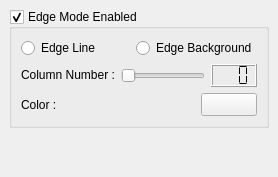
     <widget class="QWidget" name="pEdgeMode" >
      <layout class="QVBoxLayout" >
       <property name="margin" >
        <number>9</number>
       </property>
       <property name="spacing" >
        <number>6</number>
       </property>
       <item>
        <widget class="QGroupBox" name="gbEdgeModeEnabled" >
         <property name="title" >
          <string>Edge Mode Enabled</string>
         </property>
         <property name="checkable" >
          <bool>true</bool>
         </property>
         <layout class="QGridLayout" >
          <property name="margin" >
           <number>9</number>
          </property>
          <property name="spacing" >
           <number>6</number>
          </property>
          <item row="2" column="0" colspan="2" >
           <layout class="QHBoxLayout" >
            <property name="margin" >
             <number>0</number>
            </property>
            <property name="spacing" >
             <number>6</number>
            </property>
            <item>
             <widget class="QLabel" name="lEdgeColor" >
              <property name="text" >
               <string>Color :</string>
              </property>
             </widget>
            </item>
            <item>
             <widget class="QToolButton" name="tbEdgeColor" >
              <property name="sizePolicy" >
               <sizepolicy>
                <hsizetype>0</hsizetype>
                <vsizetype>0</vsizetype>
                <horstretch>0</horstretch>
                <verstretch>0</verstretch>
               </sizepolicy>
              </property>
              <property name="iconSize" >
               <size>
                <width>48</width>
                <height>16</height>
               </size>
              </property>
             </widget>
            </item>
           </layout>
          </item>
          <item row="1" column="0" colspan="2" >
           <layout class="QHBoxLayout" >
            <property name="margin" >
             <number>0</number>
            </property>
            <property name="spacing" >
             <number>6</number>
            </property>
            <item>
             <widget class="QLabel" name="lEdgeColumnNumber" >
              <property name="sizePolicy" >
               <sizepolicy>
                <hsizetype>0</hsizetype>
                <vsizetype>0</vsizetype>
                <horstretch>0</horstretch>
                <verstretch>0</verstretch>
               </sizepolicy>
              </property>
              <property name="text" >
               <string>Column Number :</string>
              </property>
             </widget>
            </item>
            <item>
             <widget class="QSlider" name="sEdgeColumnNumber" >
              <property name="sizePolicy" >
               <sizepolicy>
                <hsizetype>0</hsizetype>
                <vsizetype>0</vsizetype>
                <horstretch>0</horstretch>
                <verstretch>0</verstretch>
               </sizepolicy>
              </property>
              <property name="maximum" >
               <number>160</number>
              </property>
              <property name="orientation" >
               <enum>Qt::Horizontal</enum>
              </property>
              <property name="tickInterval" >
               <number>10</number>
              </property>
             </widget>
            </item>
            <item>
             <widget class="QLCDNumber" name="lnEdgeColumnNumber" >
              <property name="sizePolicy" >
               <sizepolicy>
                <hsizetype>0</hsizetype>
                <vsizetype>0</vsizetype>
                <horstretch>0</horstretch>
                <verstretch>0</verstretch>
               </sizepolicy>
              </property>
              <property name="numDigits" >
               <number>3</number>
              </property>
              <property name="segmentStyle" >
               <enum>QLCDNumber::Flat</enum>
              </property>
             </widget>
            </item>
           </layout>
          </item>
          <item row="0" column="0" >
           <widget class="QRadioButton" name="rbEdgeLine" >
            <property name="text" >
             <string>Edge Line</string>
            </property>
           </widget>
          </item>
          <item row="0" column="1" >
           <widget class="QRadioButton" name="rbEdgeBackground" >
            <property name="text" >
             <string>Edge Background</string>
            </property>
           </widget>
          </item>
         </layout>
        </widget>
       </item>
       <item>
        <spacer>
         <property name="orientation" >
          <enum>Qt::Vertical</enum>
         </property>
         <property name="sizeHint" >
          <size>
           <width>20</width>
           <height>40</height>
          </size>
         </property>
        </spacer>
       </item>
      </layout>
     </widget>
